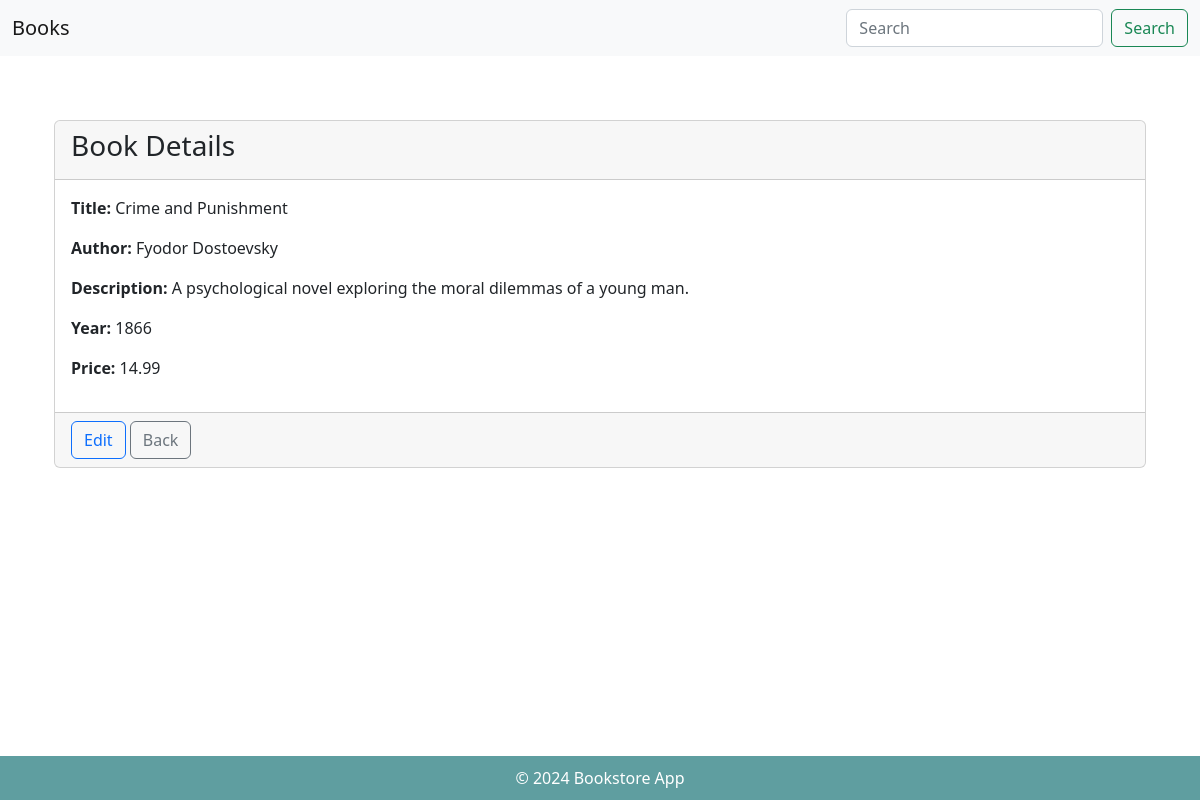
/books/detail/4, run on the app's committed database.
### books/models.py (models this page shows, shortened)
class Book(models.Model):
    title = models.CharField(max_length=200)
    author = models.CharField(max_length=100)
    description = models.TextField()
    year = models.IntegerField()
    price = models.DecimalField(max_digits=10, decimal_places=2)

### books/views.py (the view)
# urls.py: path("detail/<int:id>", views.detail, name='detail'),
def detail(request, id):
    try:
        book = Book.objects.get(id=id)
        return render(request, "detail.html", {"book": book})
    except Book.DoesNotExist:
        return HttpResponse("Book not found", status=404)

### books/templates/detail.html (shortened to what this page needs)
{% extends "list.html" %}
{% block content %}
<div class="container mt-5">
    <div class="card">
        <div class="card-header">
            <h3>Book Details</h3>
        </div>
        <div class="card-body">
            <p><strong>Title:</strong> {{ book.title }}</p>
            <p><strong>Author:</strong> {{ book.author }}</p>
            <p><strong>Description:</strong> {{ book.description }}</p>
            <p><strong>Year:</strong> {{ book.year }}</p>
            <p><strong>Price:</strong> {{ book.price }}</p>
        </div>
        <div class="card-footer text-right">
            <a href="{% url 'edit' book.id%}" class="btn btn-outline-primary">Edit</a>
            <a href="{% url 'list' %}" class="btn btn-outline-secondary">Back</a>
        </div>
    </div>
</div>
{% endblock %}

### books/static/style.css (style rules this page uses)
body { display: flex; flex-direction: column; min-height: 100vh; }

### data on the page
Book: title "Crime and Punishment", author "Fyodor Dostoevsky", description "A psychological novel exploring the moral dilemmas of a young man.", year "1866", price "14.99"
